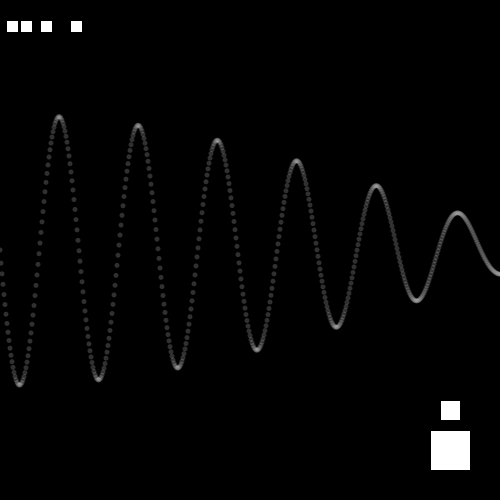
Frame 1 (no input)
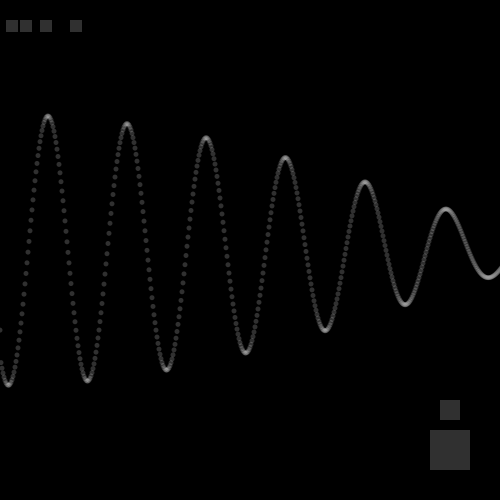
Frame 60 (the mouse pressed at the canvas centre just before this capture)
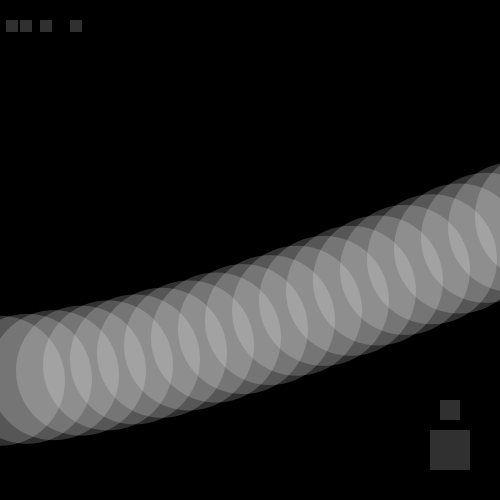
Frame 120 (the mouse held since frame 60 and released just before this capture)

The Processing sketch that drew these frames (run headless with seeded random() and noise(); from frame 60 on, the mouse is pressed at the canvas centre):

// Processing sketch: processing_15405
// ── processing_15405.pde

/*Additive Wave by Daniel Shiffman.
  Create a more complex wave by adding two waves together.
  http://processing.org/learning/basics/additivewave.html 
   Modded by Dustin Taylor Nov.2010
     -Created mostly unique waves for all the letter keys a-z
     -theta can be changed with < and > keys
     -mouseX controls size of spheres
     -mouseY controls the xspacing between spheres.
*/   

int xspacing = 1;   // How far apart should each horizontal location be spaced
int w;              // Width of entire wave
int maxwaves = 4;   // total # of waves to add together
float z = .01;
int q = 0;
float theta = 0.003;
float[] amplitude = new float[maxwaves];   // Height of wave
float[] dx = new float[maxwaves];          // Value for incrementing X, to be calculated as a function of period and xspacing
float[] yvalues;                           // Using an array to store height values for the wave (not entirely necessary)
float a1;
float a2;
float a3=1;
float trig;
float trig2;
float x;
void setup() {
  size(500, 500);
  frameRate(30);
  colorMode(RGB, 255, 255, 255, 100);
  smooth();
  w = width+16;

  for (int i = 0; i < maxwaves; i++) {
    amplitude[i] = random(0,30);
    float period = random(100,300); // How many pixels before the wave repeats
    dx[i] = (TWO_PI / period) * 2;
      }

  yvalues = new float[w/xspacing];
}

void draw() {
  background(0);
  rect(6,20,12,12);
  rect(20,20,12,12);
  rect(40,20,12,12);
  rect(70,20,12,12);
  rect(430,430,40,40);
  rect(440,400,20,20);
  calcWave();
  renderWave();
  xspacing = mouseX/9;   //left-right mouse movement change sphere spacing
  q = mouseY/2;          //up-down mouse movement changes size of spheres
  if (xspacing < 1){
    xspacing = 1;
  }
  }

void calcWave() {
  // Increment theta (try different values for 'angular velocity' here
  theta += 0.005+z;
  if (int(key)==46){
        z=z+.005;
      }
  if (int(key)==44){   //theta is now controlled by the < and > keys
        z=z-.02;       //when desired rate is reached choose wave to set
      }                
      if (z<0){          
        z=0.000000000001;
      }
      if (z>1){
        z=4;
      }    

  // Set all height values to zero
  for (int i = 0; i < yvalues.length; i++) {
    yvalues[i] = 0;
  }
 
  // Accumulate wave height values
  for (int j = 0; j < maxwaves; j++) {
    float x = theta;
    for (int i = 0; i < yvalues.length; i++) {
      // Every other wave is cosine instead of sine
      if (j % 2 == 0)  yvalues[i] += 3*a1*amplitude[j];
      else yvalues[i] += a2*amplitude[j];
      x+=dx[j];
      trig = sin(x);
      a1=sin(x);
      a2=0;
      if (int(key)==49){  //most of the keys are configered
      a1 = sin(x);        //with a different set of waves
      maxwaves=1;
      }
      else if (int(key)==50){
      a1 = cos(x);
      maxwaves=1;
      }
      else if (int(key)==51){
      a1 = tan(x);
      maxwaves=1;
      }
      else if (int(key)==52){   
      a1 = (1/sin(x));
      maxwaves=1;
      }
      else if (int(key)==53){
      a1 = (1/cos(x));
      maxwaves=1;
      }
      else if (int(key)==54){  
      a1 = (1/tan(x));
      maxwaves=1;
      }
      else if (int(key)==113){
      a1 = sin(x);
      a2 = sin(x);
      maxwaves = 4;
      }
      else if (int(key)==119){
      a1= cos(x++);
      a2= cos(x);
      maxwaves=4;
      }
      else if (int(key)==101){
      a1 = tan(x-10*sin(x));
      a2 = tan(x);
      maxwaves=4;
      }
      else if (int(key)==114){   
      a1 = (1/sin(x));
      a2 = tan(x/x++);
      maxwaves = 4;
      }
      else if (int(key)==116){
      a1 = (1/cos(x));
      a2 = tan(x--);
      maxwaves = 4;
      }
      else if (int(key)==121){
      a1 = (1/tan(x));
      a2 = cos(x++);
      maxwaves = 4;
      }
      else if (int(key)==117){   
      a1 = sin(x++);
      maxwaves=4;
      }
      else if (int(key)==105){
      a1 = (cos(x));
      maxwaves=4;
      }
      else if (int(key)==111){
      a1 = tan(x);
      maxwaves=4;
      }
      else if (int(key)==112){   
      a1 = (1/sin(x));
      maxwaves=4;
      }
      else if (int(key)==50){
      a1 = cos(x);
      maxwaves = 4;
      }
      else if (int(key)==97){
      a1 = -tan(x-sin(x--));
      maxwaves = 4;
      }
      else if (int(key)==115){   
      a1 = (1/sin(x));
      maxwaves = 4;
      }
      else if (int(key)==100){
      a1 = (sq(sin(sin(x))/cos(x)));
      maxwaves = 4;
      }
      else if (int(key)==102){  
      a1 = (1/tan(x));
      a2 = tan(x);
      maxwaves = 4;
      }
      else if (int(key)==103){
      a1 = sin(x);
      a2 = (-10*sin(x++));
      maxwaves = 4;
      }
      else if (int(key)==104){
      a1 = cos(x++);
      a2 = 2*cos(x-1000);
      maxwaves = 4;
      }
      else if (int(key)==106){
      a1 = tan(x-10*sin(x));
      a2 = tan(x);
      maxwaves=4;
      }
      else if (int(key)==107){   
      a1 = (1/sin(x++));
      a2 = cos(x/x++);
      maxwaves = 4;
      }
      else if (int(key)==108){
      a1 = (1/cos(x));
      a2 = tan(4*x++);
      maxwaves = 4;
      }
      else if (int(key)==110){
      a1 = (1/tan(x));
      a2 = cos(x++);
      maxwaves = 4;
      }
      if (int(key)==109){   
      a1 = sin(x--);
      maxwaves=4;
      }
      else if (int(key)==122){
      a1 = tan(x-10*sin(x--));
      a2 = 1/sq(tan(x--));
      maxwaves=4;
      }
      else if (int(key)==99){   
      a1 = (1/sin(x));
      a2 = tan(x/x++);
      maxwaves = 4;
      }
      else if (int(key)==118){
      a1 = (1/cos(x));
      a2 = a1*tan(x--);
      maxwaves = 4;
      }
    }
  }
}

void renderWave() {
  // A simple way to draw the wave with an ellipse at each location
  noStroke();
  fill(240,20);
  ellipseMode(CENTER);
  for (int x = 0; x < yvalues.length; x++) {
    ellipse(x*xspacing,width/2+yvalues[x],5+q,5+(q));
  }
  if (int(key)==107){  
    q = q + 2;
  }
  if (int(key)==106){
    q = q - 2;
  }
  if (q < -5){
  q = 1;
  }
  if (q >250){
    q = 250;
  }
  }
  

  
